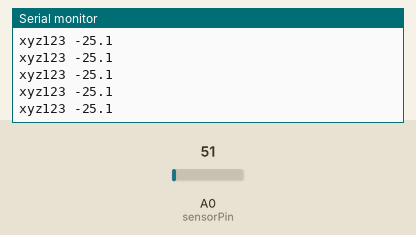
A sketch run on a simulated Arduino Uno, built with avr-gcc and run on an emulated ATmega328P. Parts: the last lines printed to the serial monitor. The test bench sets the inputs (shaded band); at power-on: A0 (sensorPin) = 51.

Above: at 1.2 s.
1.3 s: A0 (sensorPin) set to 61
At 1.56 s:
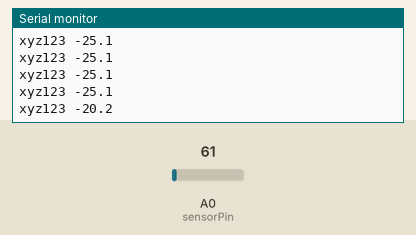
2.8 s: A0 (sensorPin) set to 71
At 2.96 s:
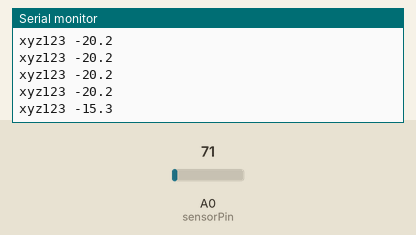
Timing chart, 0 to 5.8 s (numbered marks = the images above; inputs shaded):
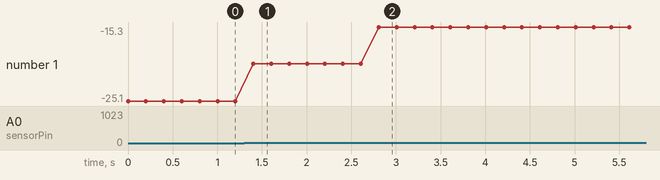

The sketch:

lm35_raspberry.ino
```cpp
/*
  Sensing the Temperature with the LM35
  Authors: Andrea Lizzi, Edoardo Scalafiotti edoardo.s@daviom.com
  This script will output the sensed temperature of the LM35 from 20 to 32°C .
*/

const int sensorPin = A0;

void setup() {
  Serial.begin(9600);

}

void loop() {
  int sensorVal = analogRead(sensorPin);
  float voltage = (sensorVal/1024.0)*5.0;

  float temperature = (voltage-.5)*100;
  String a;
  char temp[10];
  dtostrf(temperature, 2, 1, temp);
  String tempAsString = String(temp);
  Serial.println("xyz123 " + tempAsString);

  delay(200);
}
```

Measured:
- after the input at 1.3 s, the serial monitor: prints a new line after 0.10 s (image 1)
- after the input at 2.8 s, the serial monitor: prints a new line at once (image 2)
- plotted number 1: -25.1 → -20.2 after the input at 1.3 s, -20.2 → -15.3 after the input at 2.8 s
